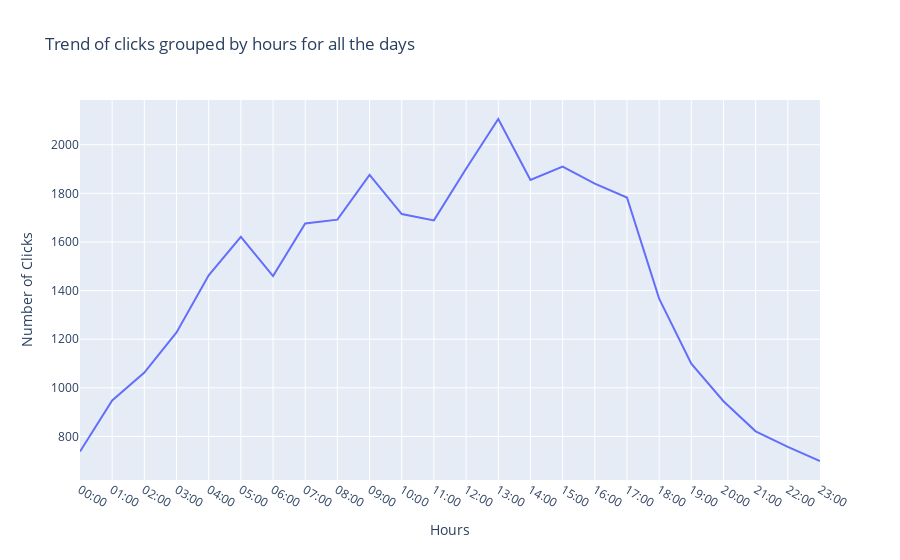

Source (notebook cell):
### Code cell
fig = go.Figure(go.Scatter(name="clicks/hr",
    x = click_hr['hour_of_day'],
    y = click_hr['click'],
    hovertemplate='Time: %{x} <br>Clicks: %{y}'
))

fig.update_layout(
    title = 'Trend of clicks grouped by hours for all the days',
    xaxis_title = "Hours",
    yaxis_title = "Number of Clicks"
)

fig.show()

### Figure 1 — Plotly figure (JSON) as saved in the notebook; plotly's stock layout.template omitted (floating-point values rounded to 4 significant figures)
{"data": [{"hovertemplate": "Time: %{x} <br>Clicks: %{y}", "name": "clicks/hr", "type": "scatter", "x": ["00:00", "01:00", "02:00", "03:00", "04:00", "05:00", "06:00", "07:00", "08:00", "09:00", "10:00", "11:00", "12:00", "13:00", "14:00", "15:00", "16:00", "17:00", "18:00", "19:00", "20:00", "21:00", "22:00", "23:00"], "y": [738, 948, 1063, 1228, 1463, 1621, 1460, 1676, 1692, 1876, 1715, 1689, 1901, 2106, 1855, 1910, 1840, 1783, 1367, 1099, 945, 821, 757, 699]}], "layout": {"title": {"text": "Trend of clicks grouped by hours for all the days"}, "xaxis": {"title": {"text": "Hours"}}, "yaxis": {"title": {"text": "Number of Clicks"}}}}
